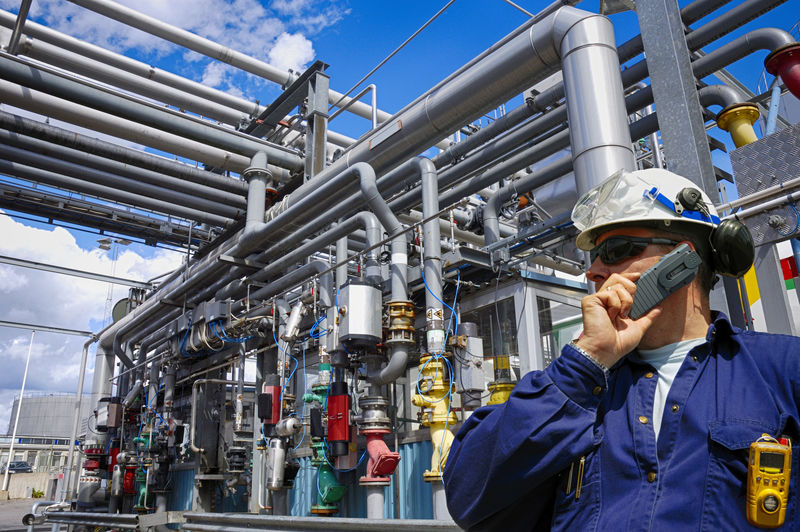
#> input picture pachong/DataSets/empty/hg (456).jpg, 800 x 532 px; its folder holds only this picture in this run
$ python -i dataMake.py   (imports and definitions only)
#> lines starting #> are read from the running program, lines starting #| are printed output that depends on the picture
#> further down, picture is the input picture: shape (532, 800, 3); mean B, G, R 120.1, 103.9, 96.9
import cv2
import numpy as np
import random
from matplotlib import pyplot as plt
import os
from itertools import product
import threading

# 常规规马赛克
inputpath = "D:/data/picClarityDatasets/sourcePic/"
outputpath = "D:/data/picClarityDatasets/outputPic/"


# txtfilepath = "D:/data/picClarityDatasets/txtfile/"

# [70 lines left out: functions do_mosaic, do_mosaic_rgb, addsalt_pepper, not called in this run]


# 运动模糊
def motion_blur(image, degree=5, angle=135):
#> called with degree = 5, angle = 135
    image = np.array(image)

    # 这里生成任意角度的运动模糊kernel的矩阵， degree越大，模糊程度越高
    M = cv2.getRotationMatrix2D((degree / 2, degree / 2), angle, 1)
    motion_blur_kernel = np.diag(np.ones(degree))
    motion_blur_kernel = cv2.warpAffine(motion_blur_kernel, M, (degree, degree))

    motion_blur_kernel = motion_blur_kernel / degree
    blurred = cv2.filter2D(image, -1, motion_blur_kernel)
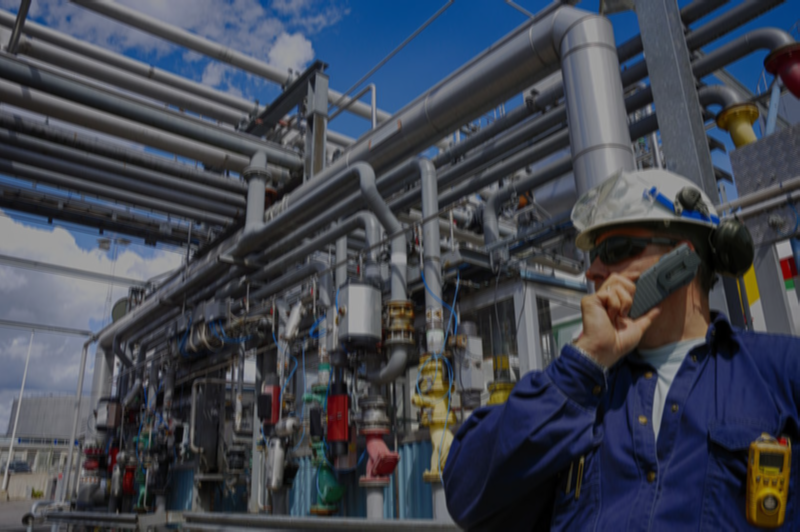
#> blurred: shape (532, 800, 3); mean B, G, R 79.9, 69.1, 64.4

    # convert to uint8
    cv2.normalize(blurred, blurred, 0, 255, cv2.NORM_MINMAX)
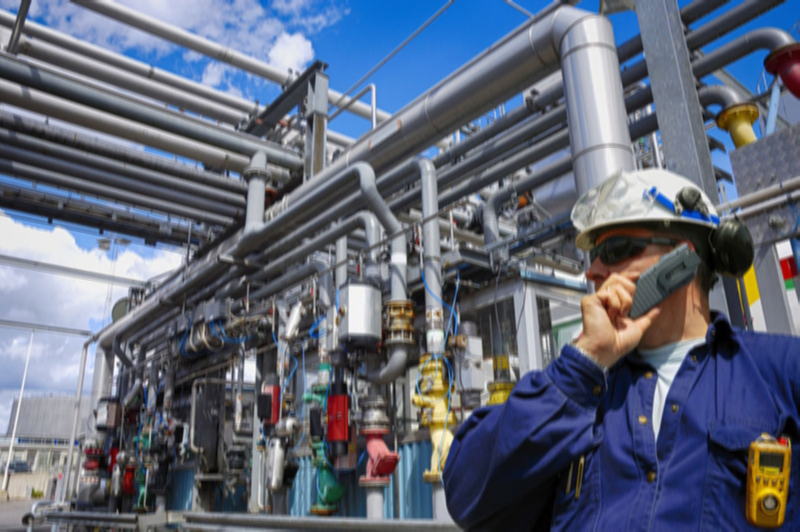
#> blurred: shape (532, 800, 3); mean B, G, R 120.6, 104.3, 97.2
    blurred = np.array(blurred, dtype=np.uint8)
    return blurred


# 高斯模糊
def GaussianBlur(img, n):
    img_ = cv2.GaussianBlur(img, ksize=n, sigmaX=0, sigmaY=0)
    return img_


# ==========================
# 打分函数
# =========================
# 不同程度椒盐噪点自定义评分函数
# [47 lines left out: functions saltPepper_Score, GaussianBlur_Score, mosaic_rgb_Score, do_mosaic_Score, not called in this run]


# [88 lines not run here, left out]

>>> import cv2
>>> picture = cv2.imread('pachong/DataSets/empty/hg (456).jpg')
>>> result = motion_blur(picture)

$ run again, on pachong/DataSets/empty/hg (460).jpg
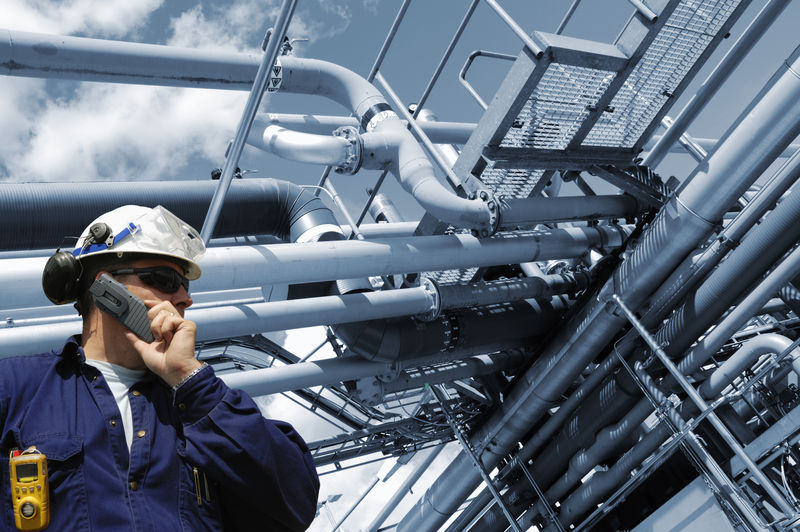
#> input picture pachong/DataSets/empty/hg (460).jpg, 800 x 532 px
#> picture is the input picture: shape (532, 800, 3); mean B, G, R 127.5, 111.9, 99.6
#> in motion_blur, `blurred = cv2.filter2D(image, -1, motion_blur_kernel)`:
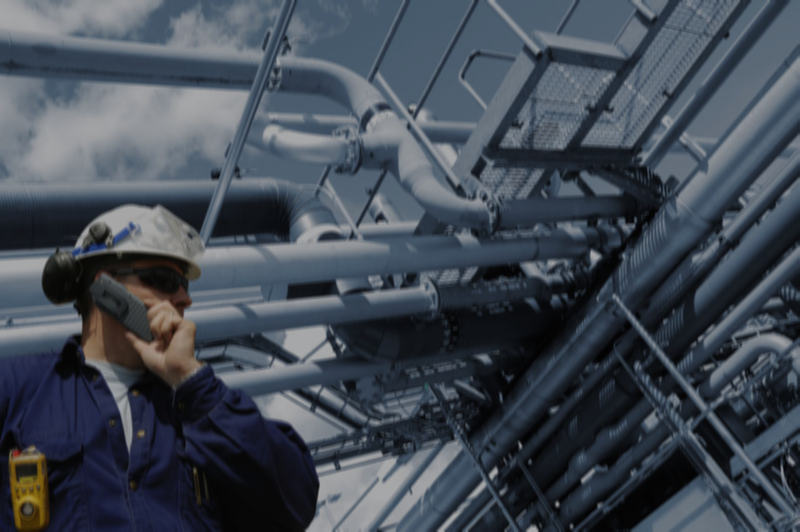
#> blurred: shape (532, 800, 3); mean B, G, R 84.9, 74.5, 66.3
#> in motion_blur, `cv2.normalize(blurred, blurred, 0, 255, cv2.NORM_MINMAX)`:
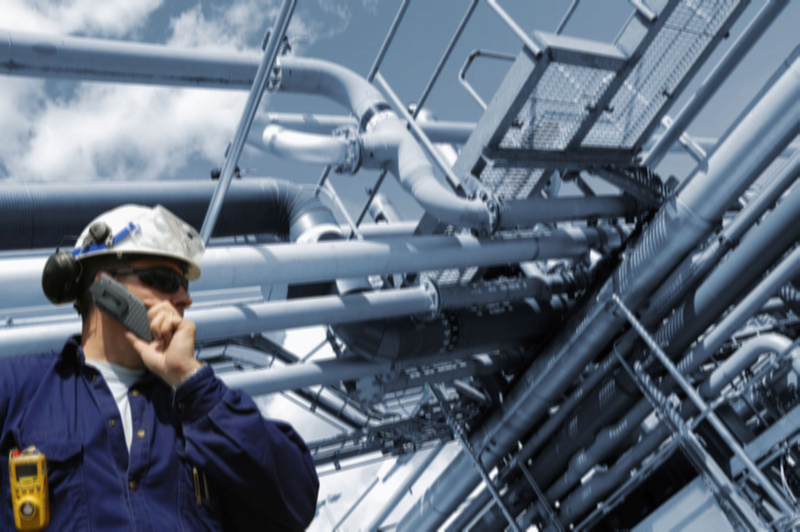
#> blurred: shape (532, 800, 3); mean B, G, R 126.6, 110.8, 98.6

$ run again, on pachong/DataSets/empty/hg (462).jpg
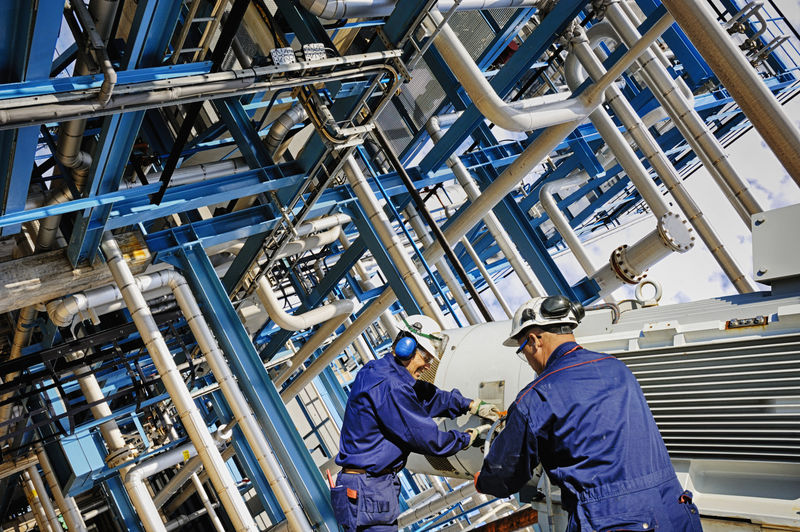
#> input picture pachong/DataSets/empty/hg (462).jpg, 800 x 532 px
#> picture is the input picture: shape (532, 800, 3); mean B, G, R 111.1, 103.2, 96.5
#> in motion_blur, `blurred = cv2.filter2D(image, -1, motion_blur_kernel)`:
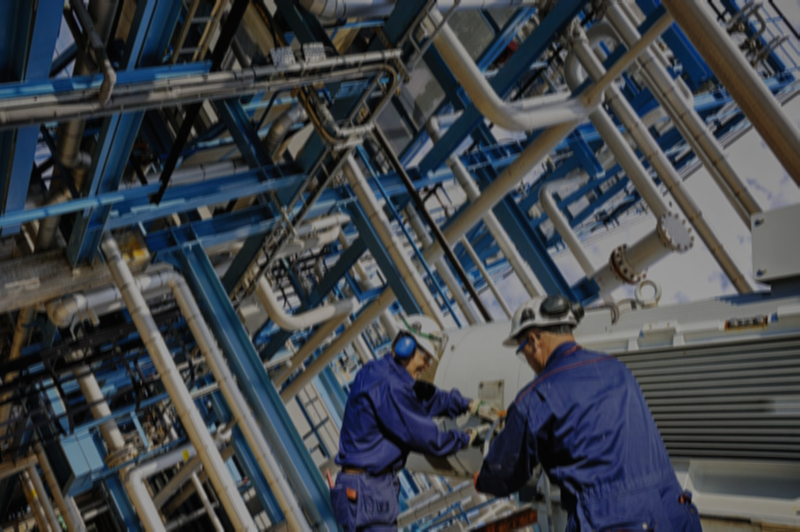
#> blurred: shape (532, 800, 3); mean B, G, R 74, 68.7, 64.3
#> in motion_blur, `cv2.normalize(blurred, blurred, 0, 255, cv2.NORM_MINMAX)`:
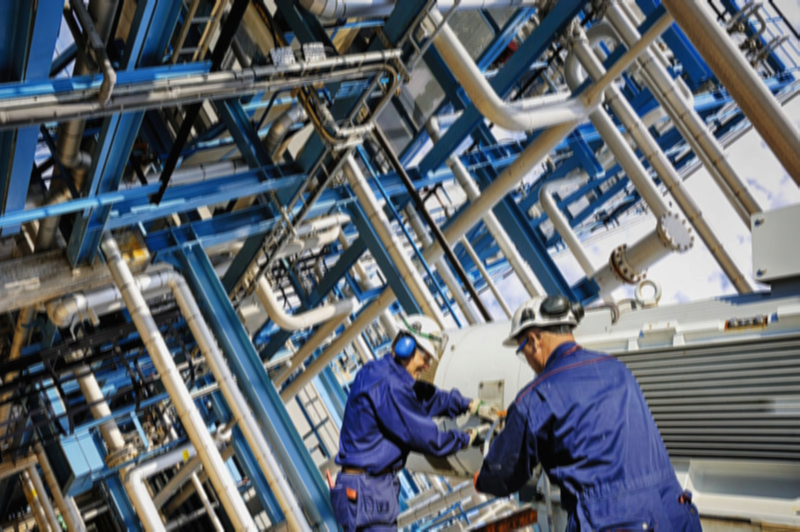
#> blurred: shape (532, 800, 3); mean B, G, R 112.2, 104, 97.2

$ run again, on pachong/DataSets/empty/hg (463).jpg
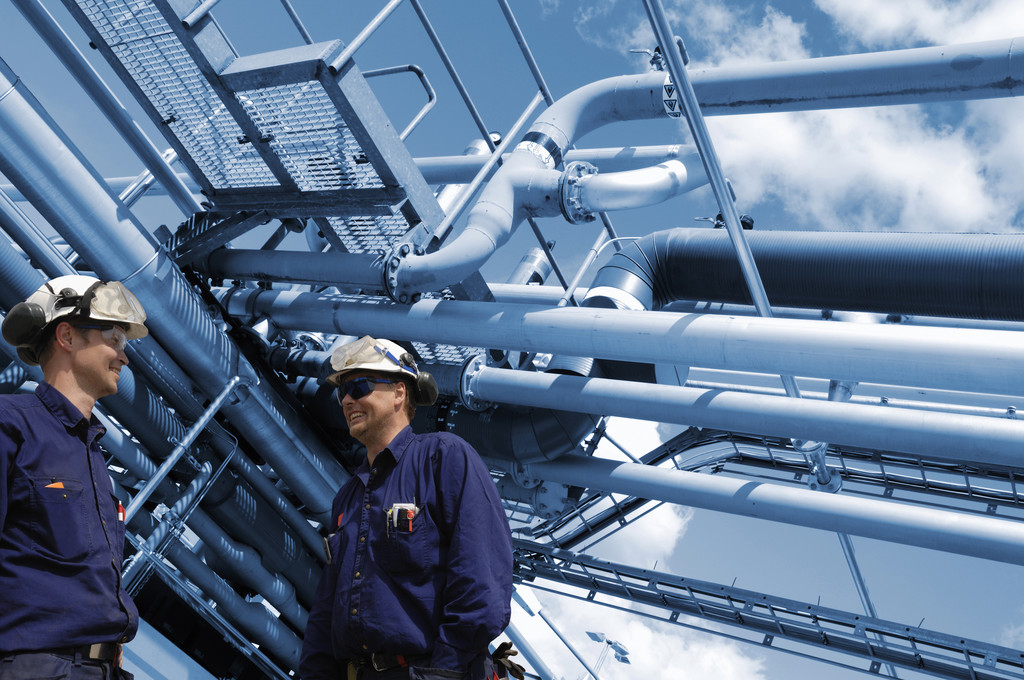
#> input picture pachong/DataSets/empty/hg (463).jpg, 1024 x 680 px
#> picture is the input picture: shape (680, 1024, 3); mean B, G, R 146.4, 119.6, 99
#> in motion_blur, `blurred = cv2.filter2D(image, -1, motion_blur_kernel)`:
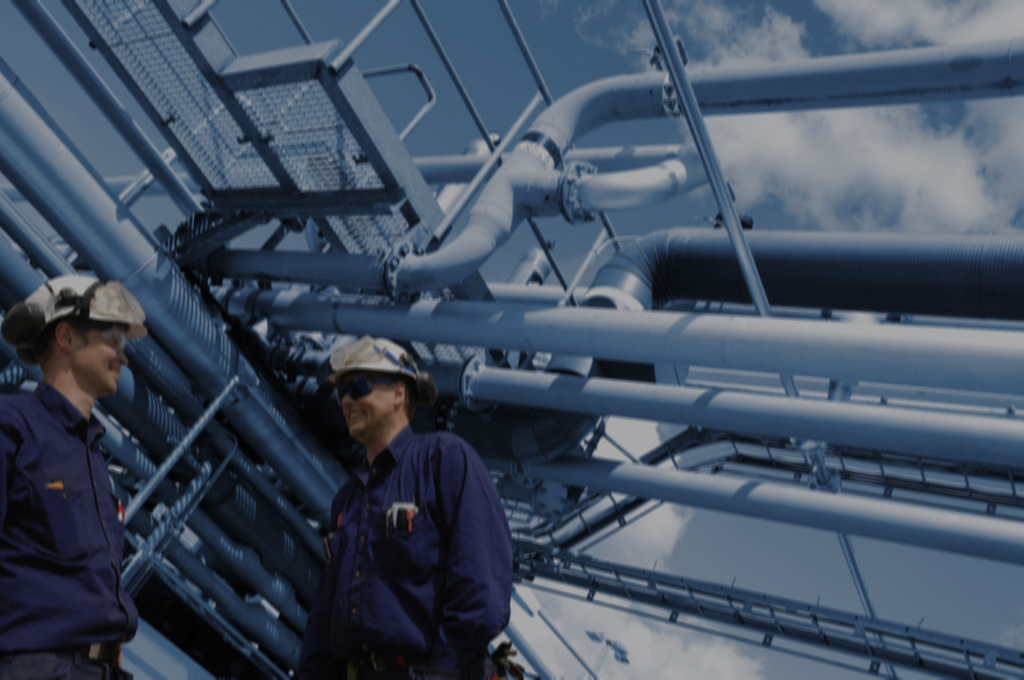
#> blurred: shape (680, 1024, 3); mean B, G, R 97.4, 79.7, 65.9
#> in motion_blur, `cv2.normalize(blurred, blurred, 0, 255, cv2.NORM_MINMAX)`:
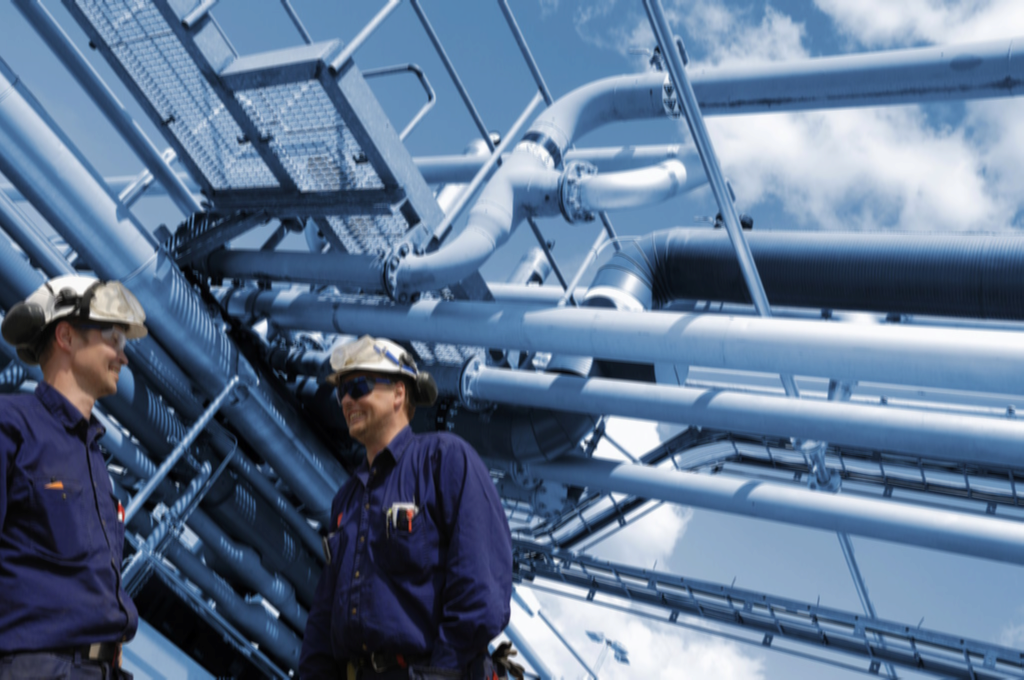
#> blurred: shape (680, 1024, 3); mean B, G, R 144.9, 117.9, 97
